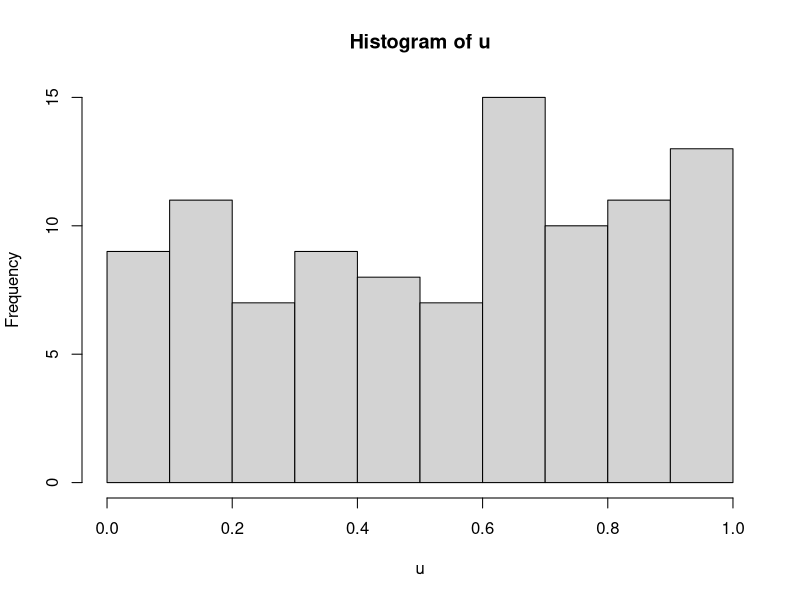
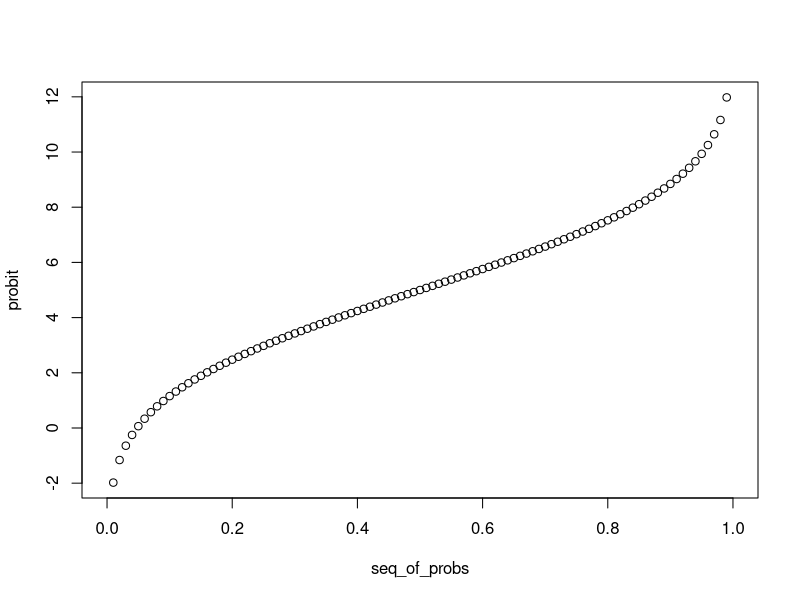
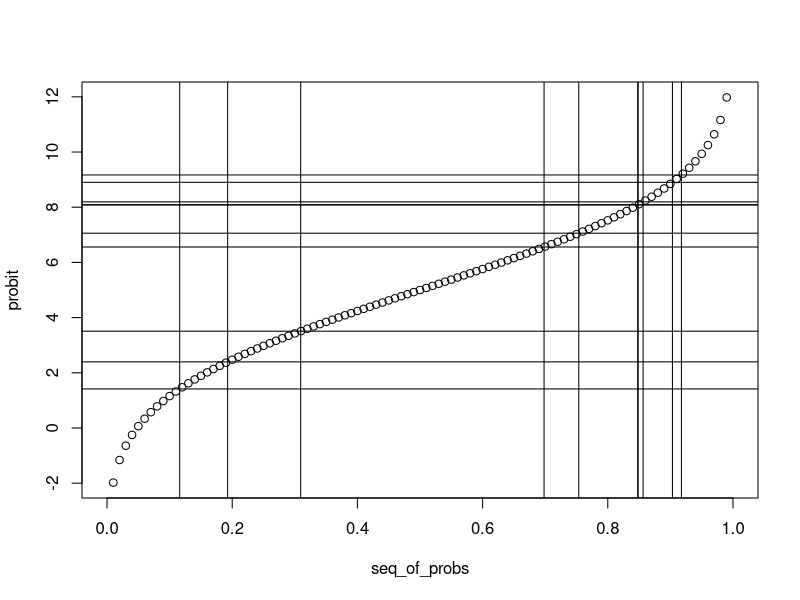
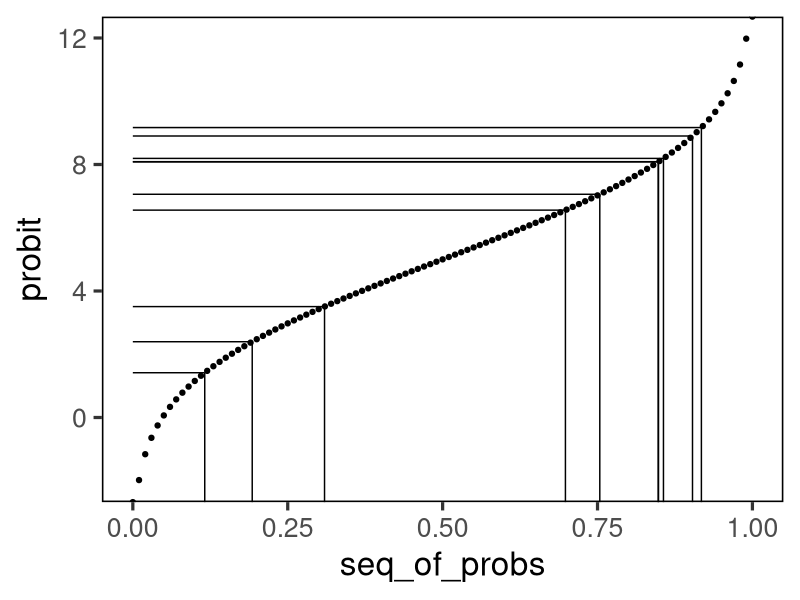

Reproduce these figures in R, in order.
## ---- chunk 1
library(tidyverse)
#library(ggthemr)
#install.packages("ggthemr")
#ggthemr("dust")

u <- runif(n = 100, min = 0, max = 1)
hist(u)


theme_bw2 <- function (base_size = 11, base_family = "") {
    theme_grey(base_size = base_size, base_family = base_family) %+replace% 
        theme(#text = element_text(color="black"), 
              panel.background = element_rect(fill = "white", 
            colour = NA), panel.border = element_rect(fill = NA, 
            colour = "black"), panel.grid.major = element_blank(),
            panel.grid.minor = element_blank(),
                strip.background = element_rect(fill = "grey85", 
                colour = "black"), legend.key = element_rect(fill = "white", 
                colour = NA), complete = TRUE)
}

theme_set(theme_bw2(base_size = 24, base_family = "Helvetica")) #preferred by science ##theme_hc())
## ---- chunk 2
mu <- 0
sigma <- 1
#Transformation from
#pnorm gives the CDF
#probability density function
#qnorm gives the quantile function
#dnorm gives
#qnorm(p = )
qnorm(p = u, mean = mu, sd = sigma) #what is a quantile
dnorm(0)
## ---- chunk 3
seq_of_probs <- seq(0, 1, by = 0.01)
mu <- 5; sigma <- 3
probit <- qnorm(p = seq_of_probs, mean = mu, sd = sigma)
plot(seq_of_probs, probit)

## ---- chunk 4
u.samp <- sample(u,10)
prob_df <- data.frame(seq_of_probs, probit)

plot(seq_of_probs, probit)
abline(v = u.samp)
abline(h = qnorm(u.samp, mean = mu, sd = sigma))

marks <- data.frame(sampl = u.samp,
                    quant = qnorm(u.samp, mean = mu, sd = sigma))
ggplot() + geom_point(data=prob_df, aes(x=seq_of_probs, y= probit)) + 
   geom_segment(data=marks, aes(x = sampl, y=quant, xend=0, yend=quant)) +
   geom_segment(data=marks, aes(x = sampl, y=quant, xend=sampl, yend=-Inf)) #+

